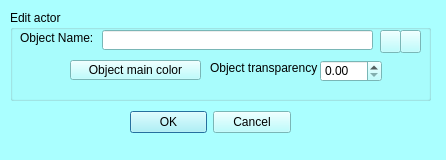
<?xml version="1.0" encoding="UTF-8"?>
<ui version="4.0">
 <class>mqEditACTORDialog</class>
 <widget class="QDialog" name="mqEditACTORDialog">
  <property name="geometry">
   <rect>
    <x>0</x>
    <y>0</y>
    <width>446</width>
    <height>160</height>
   </rect>
  </property>
  <property name="palette">
   <palette>
    <active>
     <colorrole role="WindowText">
      <brush brushstyle="SolidPattern">
       <color alpha="255">
        <red>0</red>
        <green>0</green>
        <blue>0</blue>
       </color>
      </brush>
     </colorrole>
     <colorrole role="Button">
      <brush brushstyle="SolidPattern">
       <color alpha="255">
        <red>170</red>
        <green>255</green>
        <blue>255</blue>
       </color>
      </brush>
     </colorrole>
     <colorrole role="Light">
      <brush brushstyle="SolidPattern">
       <color alpha="255">
        <red>255</red>
        <green>255</green>
        <blue>255</blue>
       </color>
      </brush>
     </colorrole>
     <colorrole role="Midlight">
      <brush brushstyle="SolidPattern">
       <color alpha="255">
        <red>212</red>
        <green>255</green>
        <blue>255</blue>
       </color>
      </brush>
     </colorrole>
     <colorrole role="Dark">
      <brush brushstyle="SolidPattern">
       <color alpha="255">
        <red>85</red>
        <green>127</green>
        <blue>127</blue>
       </color>
      </brush>
     </colorrole>
     <colorrole role="Mid">
      <brush brushstyle="SolidPattern">
       <color alpha="255">
        <red>113</red>
        <green>170</green>
        <blue>170</blue>
       </color>
      </brush>
     </colorrole>
     <colorrole role="Text">
      <brush brushstyle="SolidPattern">
       <color alpha="255">
        <red>0</red>
        <green>0</green>
        <blue>0</blue>
       </color>
      </brush>
     </colorrole>
     <colorrole role="BrightText">
      <brush brushstyle="SolidPattern">
       <color alpha="255">
        <red>255</red>
        <green>255</green>
        <blue>255</blue>
       </color>
      </brush>
     </colorrole>
     <colorrole role="ButtonText">
      <brush brushstyle="SolidPattern">
       <color alpha="255">
        <red>0</red>
        <green>0</green>
        <blue>0</blue>
       </color>
      </brush>
     </colorrole>
     <colorrole role="Base">
      <brush brushstyle="SolidPattern">
       <color alpha="255">
        <red>255</red>
        <green>255</green>
        <blue>255</blue>
       </color>
      </brush>
     </colorrole>
     <colorrole role="Window">
      <brush brushstyle="SolidPattern">
       <color alpha="255">
        <red>170</red>
        <green>255</green>
        <blue>255</blue>
       </color>
      </brush>
     </colorrole>
     <colorrole role="Shadow">
      <brush brushstyle="SolidPattern">
       <color alpha="255">
        <red>0</red>
        <green>0</green>
        <blue>0</blue>
       </color>
      </brush>
     </colorrole>
     <colorrole role="AlternateBase">
      <brush brushstyle="SolidPattern">
       <color alpha="255">
        <red>212</red>
        <green>255</green>
        <blue>255</blue>
       </color>
      </brush>
     </colorrole>
     <colorrole role="ToolTipBase">
      <brush brushstyle="SolidPattern">
       <color alpha="255">
        <red>255</red>
        <green>255</green>
        <blue>220</blue>
       </color>
      </brush>
     </colorrole>
     <colorrole role="ToolTipText">
      <brush brushstyle="SolidPattern">
       <color alpha="255">
        <red>0</red>
        <green>0</green>
        <blue>0</blue>
       </color>
      </brush>
     </colorrole>
    </active>
    <inactive>
     <colorrole role="WindowText">
      <brush brushstyle="SolidPattern">
       <color alpha="255">
        <red>0</red>
        <green>0</green>
        <blue>0</blue>
       </color>
      </brush>
     </colorrole>
     <colorrole role="Button">
      <brush brushstyle="SolidPattern">
       <color alpha="255">
        <red>170</red>
        <green>255</green>
        <blue>255</blue>
       </color>
      </brush>
     </colorrole>
     <colorrole role="Light">
      <brush brushstyle="SolidPattern">
       <color alpha="255">
        <red>255</red>
        <green>255</green>
        <blue>255</blue>
       </color>
      </brush>
     </colorrole>
     <colorrole role="Midlight">
      <brush brushstyle="SolidPattern">
       <color alpha="255">
        <red>212</red>
        <green>255</green>
        <blue>255</blue>
       </color>
      </brush>
     </colorrole>
     <colorrole role="Dark">
      <brush brushstyle="SolidPattern">
       <color alpha="255">
        <red>85</red>
        <green>127</green>
        <blue>127</blue>
       </color>
      </brush>
     </colorrole>
     <colorrole role="Mid">
      <brush brushstyle="SolidPattern">
       <color alpha="255">
        <red>113</red>
        <green>170</green>
        <blue>170</blue>
       </color>
      </brush>
     </colorrole>
     <colorrole role="Text">
      <brush brushstyle="SolidPattern">
       <color alpha="255">
        <red>0</red>
        <green>0</green>
        <blue>0</blue>
       </color>
      </brush>
     </colorrole>
     <colorrole role="BrightText">
      <brush brushstyle="SolidPattern">
       <color alpha="255">
        <red>255</red>
        <green>255</green>
        <blue>255</blue>
       </color>
      </brush>
     </colorrole>
     <colorrole role="ButtonText">
      <brush brushstyle="SolidPattern">
       <color alpha="255">
        <red>0</red>
        <green>0</green>
        <blue>0</blue>
       </color>
      </brush>
     </colorrole>
     <colorrole role="Base">
      <brush brushstyle="SolidPattern">
       <color alpha="255">
        <red>255</red>
        <green>255</green>
        <blue>255</blue>
       </color>
      </brush>
     </colorrole>
     <colorrole role="Window">
      <brush brushstyle="SolidPattern">
       <color alpha="255">
        <red>170</red>
        <green>255</green>
        <blue>255</blue>
       </color>
      </brush>
     </colorrole>
     <colorrole role="Shadow">
      <brush brushstyle="SolidPattern">
       <color alpha="255">
        <red>0</red>
        <green>0</green>
        <blue>0</blue>
       </color>
      </brush>
     </colorrole>
     <colorrole role="AlternateBase">
      <brush brushstyle="SolidPattern">
       <color alpha="255">
        <red>212</red>
        <green>255</green>
        <blue>255</blue>
       </color>
      </brush>
     </colorrole>
     <colorrole role="ToolTipBase">
      <brush brushstyle="SolidPattern">
       <color alpha="255">
        <red>255</red>
        <green>255</green>
        <blue>220</blue>
       </color>
      </brush>
     </colorrole>
     <colorrole role="ToolTipText">
      <brush brushstyle="SolidPattern">
       <color alpha="255">
        <red>0</red>
        <green>0</green>
        <blue>0</blue>
       </color>
      </brush>
     </colorrole>
    </inactive>
    <disabled>
     <colorrole role="WindowText">
      <brush brushstyle="SolidPattern">
       <color alpha="255">
        <red>85</red>
        <green>127</green>
        <blue>127</blue>
       </color>
      </brush>
     </colorrole>
     <colorrole role="Button">
      <brush brushstyle="SolidPattern">
       <color alpha="255">
        <red>170</red>
        <green>255</green>
        <blue>255</blue>
       </color>
      </brush>
     </colorrole>
     <colorrole role="Light">
      <brush brushstyle="SolidPattern">
       <color alpha="255">
        <red>255</red>
        <green>255</green>
        <blue>255</blue>
       </color>
      </brush>
     </colorrole>
     <colorrole role="Midlight">
      <brush brushstyle="SolidPattern">
       <color alpha="255">
        <red>212</red>
        <green>255</green>
        <blue>255</blue>
       </color>
      </brush>
     </colorrole>
     <colorrole role="Dark">
      <brush brushstyle="SolidPattern">
       <color alpha="255">
        <red>85</red>
        <green>127</green>
        <blue>127</blue>
       </color>
      </brush>
     </colorrole>
     <colorrole role="Mid">
      <brush brushstyle="SolidPattern">
       <color alpha="255">
        <red>113</red>
        <green>170</green>
        <blue>170</blue>
       </color>
      </brush>
     </colorrole>
     <colorrole role="Text">
      <brush brushstyle="SolidPattern">
       <color alpha="255">
        <red>85</red>
        <green>127</green>
        <blue>127</blue>
       </color>
      </brush>
     </colorrole>
     <colorrole role="BrightText">
      <brush brushstyle="SolidPattern">
       <color alpha="255">
        <red>255</red>
        <green>255</green>
        <blue>255</blue>
       </color>
      </brush>
     </colorrole>
     <colorrole role="ButtonText">
      <brush brushstyle="SolidPattern">
       <color alpha="255">
        <red>85</red>
        <green>127</green>
        <blue>127</blue>
       </color>
      </brush>
     </colorrole>
     <colorrole role="Base">
      <brush brushstyle="SolidPattern">
       <color alpha="255">
        <red>170</red>
        <green>255</green>
        <blue>255</blue>
       </color>
      </brush>
     </colorrole>
     <colorrole role="Window">
      <brush brushstyle="SolidPattern">
       <color alpha="255">
        <red>170</red>
        <green>255</green>
        <blue>255</blue>
       </color>
      </brush>
     </colorrole>
     <colorrole role="Shadow">
      <brush brushstyle="SolidPattern">
       <color alpha="255">
        <red>0</red>
        <green>0</green>
        <blue>0</blue>
       </color>
      </brush>
     </colorrole>
     <colorrole role="AlternateBase">
      <brush brushstyle="SolidPattern">
       <color alpha="255">
        <red>170</red>
        <green>255</green>
        <blue>255</blue>
       </color>
      </brush>
     </colorrole>
     <colorrole role="ToolTipBase">
      <brush brushstyle="SolidPattern">
       <color alpha="255">
        <red>255</red>
        <green>255</green>
        <blue>220</blue>
       </color>
      </brush>
     </colorrole>
     <colorrole role="ToolTipText">
      <brush brushstyle="SolidPattern">
       <color alpha="255">
        <red>0</red>
        <green>0</green>
        <blue>0</blue>
       </color>
      </brush>
     </colorrole>
    </disabled>
   </palette>
  </property>
  <property name="windowTitle">
   <string>Edit first selected actor</string>
  </property>
  <widget class="QWidget" name="layoutWidget">
   <property name="geometry">
    <rect>
     <x>130</x>
     <y>110</y>
     <width>161</width>
     <height>25</height>
    </rect>
   </property>
   <layout class="QHBoxLayout" name="horizontalLayout_2">
    <item>
     <widget class="QDialogButtonBox" name="buttonBox">
      <property name="orientation">
       <enum>Qt::Horizontal</enum>
      </property>
      <property name="standardButtons">
       <set>QDialogButtonBox::Cancel|QDialogButtonBox::Ok</set>
      </property>
     </widget>
    </item>
   </layout>
  </widget>
  <widget class="QGroupBox" name="groupBox">
   <property name="geometry">
    <rect>
     <x>10</x>
     <y>10</y>
     <width>421</width>
     <height>91</height>
    </rect>
   </property>
   <property name="title">
    <string>Edit actor</string>
   </property>
   <widget class="QLabel" name="label">
    <property name="geometry">
     <rect>
      <x>10</x>
      <y>20</y>
      <width>91</width>
      <height>16</height>
     </rect>
    </property>
    <property name="text">
     <string>Object Name:</string>
    </property>
   </widget>
   <widget class="QPushButton" name="next">
    <property name="geometry">
     <rect>
      <x>390</x>
      <y>20</y>
      <width>21</width>
      <height>23</height>
     </rect>
    </property>
    <property name="text">
     <string/>
    </property>
    <property name="icon">
     <iconset resource="../Icons/icons.qrc">
      <normaloff>:/Icons/s_right.png</normaloff>
      <normalon>:/Icons/s_right.png</normalon>:/Icons/s_right.png</iconset>
    </property>
   </widget>
   <widget class="QPushButton" name="prec">
    <property name="geometry">
     <rect>
      <x>370</x>
      <y>20</y>
      <width>21</width>
      <height>23</height>
     </rect>
    </property>
    <property name="text">
     <string/>
    </property>
    <property name="icon">
     <iconset resource="../Icons/icons.qrc">
      <normaloff>:/Icons/s_left.png</normaloff>
      <normalon>:/Icons/s_left.png</normalon>:/Icons/s_left.png</iconset>
    </property>
   </widget>
   <widget class="mqColorChooserButton" name="ActorColorButton">
    <property name="geometry">
     <rect>
      <x>60</x>
      <y>50</y>
      <width>131</width>
      <height>20</height>
     </rect>
    </property>
    <property name="text">
     <string>Object main color</string>
    </property>
   </widget>
   <widget class="QLineEdit" name="ActorName">
    <property name="geometry">
     <rect>
      <x>92</x>
      <y>20</y>
      <width>271</width>
      <height>20</height>
     </rect>
    </property>
   </widget>
   <widget class="QDoubleSpinBox" name="ActorAlpha">
    <property name="geometry">
     <rect>
      <x>310</x>
      <y>50</y>
      <width>62</width>
      <height>22</height>
     </rect>
    </property>
   </widget>
   <widget class="QLabel" name="label_2">
    <property name="geometry">
     <rect>
      <x>200</x>
      <y>50</y>
      <width>111</width>
      <height>16</height>
     </rect>
    </property>
    <property name="text">
     <string>Object transparency</string>
    </property>
   </widget>
  </widget>
 </widget>
 <customwidgets>
  <customwidget>
   <class>mqColorChooserButton</class>
   <extends>QToolButton</extends>
   <header location="global">mqcolorchooserbutton.h</header>
  </customwidget>
 </customwidgets>
 <resources>
  <include location="../Icons/icons.qrc"/>
  <include location="../Icons/icons.qrc"/>
 </resources>
 <connections>
  <connection>
   <sender>buttonBox</sender>
   <signal>accepted()</signal>
   <receiver>mqEditACTORDialog</receiver>
   <slot>accept()</slot>
   <hints>
    <hint type="sourcelabel">
     <x>248</x>
     <y>254</y>
    </hint>
    <hint type="destinationlabel">
     <x>157</x>
     <y>274</y>
    </hint>
   </hints>
  </connection>
  <connection>
   <sender>buttonBox</sender>
   <signal>rejected()</signal>
   <receiver>mqEditACTORDialog</receiver>
   <slot>reject()</slot>
   <hints>
    <hint type="sourcelabel">
     <x>316</x>
     <y>260</y>
    </hint>
    <hint type="destinationlabel">
     <x>286</x>
     <y>274</y>
    </hint>
   </hints>
  </connection>
 </connections>
</ui>
